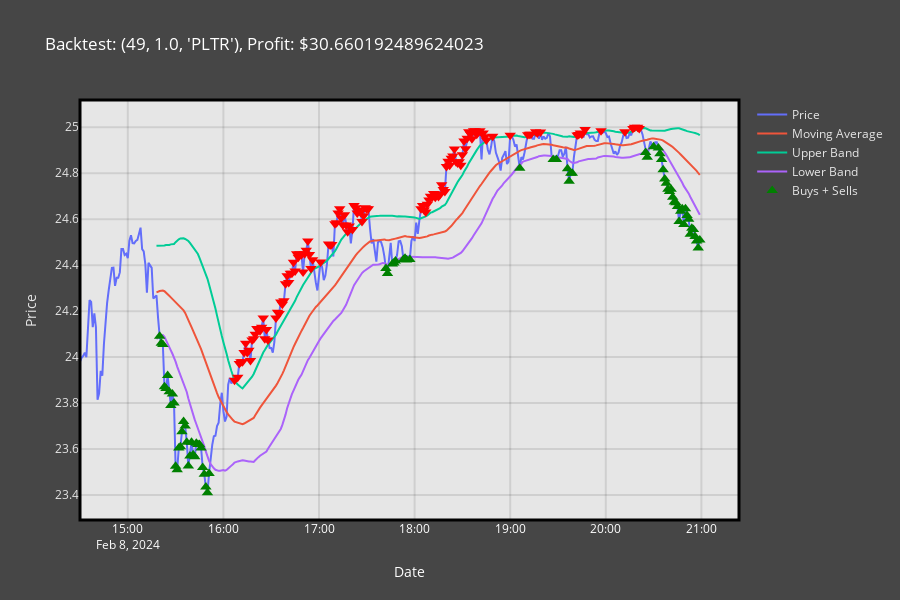

Write notebook code for a chart like this one.
### Markdown cell above
## **_Workspace_**

### **_Data:_**

**_Variable amounts of symbols_**

**_Datetime objects to determine start and end_**

### **_Backtest:_**

**_Parameters to optimise must be in a list_**

**_Reference the previously created VectorBT indicator_**

### **_Plotting:_**

**_Include signals and portfolio objects from backtest_**

**_Tuple of set parameters and symbol of backtest you wish to plot_**

### Code cell
# Gathering data
price = Data(["AAPL", "AMZN", "PLTR"], "1m", dt.datetime(year=2024, month=2, day=8), dt.datetime(year=2024, month=2, day=9))

# Backtesting
signals, portfolio = Custom_Backtest(price, [21, 22, 23, 24, 25, 26, 27, 28, 35, 42, 49], [1, 1.5, 2, 2.5, 3], Custom_Vbt_Indicator, 1000)

# Plotting
Custom_Plotting(signals, portfolio, portfolio.total_return().idxmax())

### Figure 1 — Plotly figure (JSON) as saved in the notebook; plotly's stock layout.template omitted (floating-point values rounded to 4 significant figures; data arrays with more than 128 entries replaced by an {"elided": "..."} marker saying what was removed)
{"data": [{"hovertext": {"elided": "389 str values"}, "mode": "lines", "name": "Price", "type": "scatter", "x": {"elided": "389 str values"}, "y": {"elided": "389 float values"}}, {"mode": "lines", "name": "Moving Average", "type": "scatter", "x": {"elided": "389 str values"}, "y": {"elided": "389 float values"}}, {"mode": "lines", "name": "Upper Band", "type": "scatter", "x": {"elided": "389 str values"}, "y": {"elided": "389 float values"}}, {"mode": "lines", "name": "Lower Band", "type": "scatter", "x": {"elided": "389 str values"}, "y": {"elided": "389 float values"}}, {"marker": {"color": {"elided": "208 str values"}, "size": 10, "symbol": {"elided": "208 str values"}}, "mode": "markers", "name": "Buys + Sells", "type": "scatter", "x": {"elided": "208 str values"}, "y": {"elided": "208 float values"}}], "layout": {"height": 600, "legend": {"font": {"color": "rgba(230,230,230,1)"}}, "paper_bgcolor": "rgba(70,70,70,1)", "plot_bgcolor": "rgba(230,230,230,1)", "shapes": [{"line": {"color": "black", "width": 3}, "type": "rect", "x0": 0, "x1": 1, "xref": "paper", "y0": 0, "y1": 1, "yref": "paper"}], "title": {"font": {"color": "white"}, "text": "Backtest: (49, 1.0, 'PLTR'), Profit: $30.660192489624023"}, "xaxis": {"gridcolor": "rgba(0,0,0,0.1)", "gridwidth": 2, "tickfont": {"color": "white"}, "title": {"font": {"color": "white"}, "text": "Date"}}, "yaxis": {"gridcolor": "rgba(0,0,0,0.1)", "gridwidth": 2, "tickfont": {"color": "rgba(230,230,230,1)"}, "title": {"font": {"color": "rgba(230,230,230,1)"}, "text": "Price"}}}}
